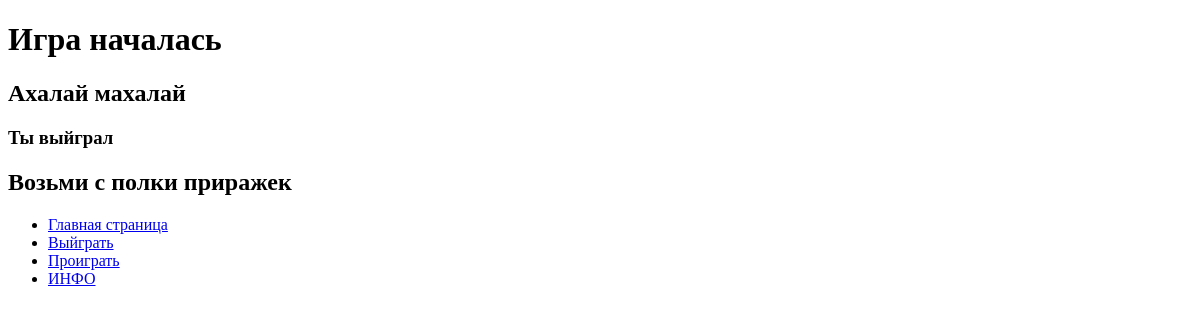
The page /title/live/ on the database as committed earlier.
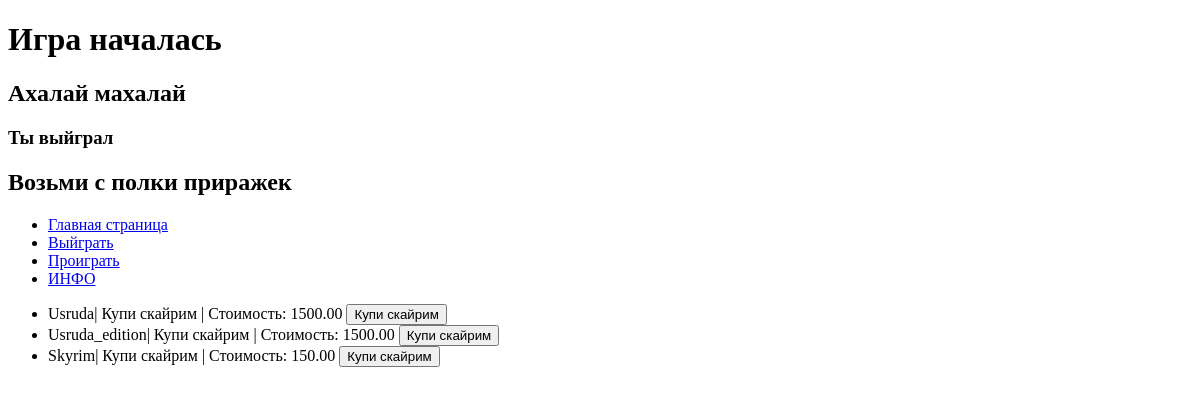
The same page on the database as committed later.
### task1/models.py (models this page shows, shortened)
class Game(models.Model):
    title = models.CharField(max_length=30)
    cost = models.DecimalField(decimal_places=2, max_digits=9)
    size = models.DecimalField(decimal_places=2, max_digits=9)
    description = models.TextField()
    age_limited = models.BooleanField(default=False)
    buyer = models.ManyToManyField('Buyer', related_name='games')

### task1/views.py (the view)
# urls.py: path('title/live/',Live.as_view()),
class Live(Mather):
    template_name = 'fourth_task/live.html'
    extra_context={
        "title": "Ты выйграл",
        'text' : 'Возьми с полки приражек',
        'url'  : '/title/live',
        'name' : 'Выйграть'
    }
    def get_context_data(self, **kwargs):
        context = super().get_context_data(**kwargs)
        games = Game.objects.all()
        context['games'] = games
        context['list'] = ['Черствый','Свежий','Подозрительный']
        return context

### task1/views.py (called while the page is built)
    def get_context_data(self, **kwargs):
        context = super().get_context_data(**kwargs)
        context["dict"] = {'Title':Title,"Live":Live,"NotLive":NotLive,'Info':Infos}
        context["other"] = [Title,Live,NotLive,Infos]
        return context

### templates/fourth_task/live.html (shortened to what this page needs)
{% extends "fourth_task/menu.html" %}
{% block header %}
    {{ block.super }}
    <h3> {{ title }} </h3>
    <h2> {{ text }} </h2>
{% endblock %}
{% block content  %}
    <ul>
        {% for game in games %}
            <li>{{game.title}}| {{game.description}} | Стоимость: {{game.cost}}  <button>{{game.description}}</button></li>
        {% endfor %}
    </ul>
{% endblock %}

### templates/fourth_task/menu.html (shortened to what this page needs)
{% load static %}
<!DOCTYPE html>
<html lang="en">
<head>
</head>
<body>
    <header>
        {% block header %}
        <h1> Игра началась </h1>
        <h2>Ахалай махалай</h2>
        {% endblock %}
    </header>
    {% block menu %}
    <ul>
        {% for page_name in other %}
            <li><a href = "{{page_name.extra_context.url}}">{{page_name.extra_context.name}}</a></li>
        {% endfor %}
    </ul>
    {% endblock %}
    {% block content  %}
    {% endblock %}
</body>
</html>

Rows that differ between the two databases and show on the page:
added Game: title "Usruda", description "Купи скайрим", cost "1500.00"
added Game: title "Usruda_edition", description "Купи скайрим", cost "1500.00"
added Game: title "Skyrim", description "Купи скайрим", cost "150.00"
